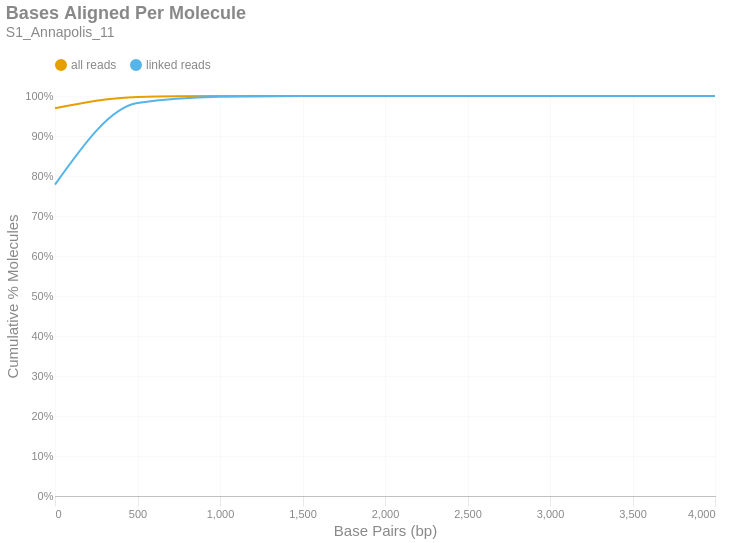

Notebook code for this chart:
### Markdown cell above
### Bases Aligned Per Molecule
This is a cumulative frequency distribution showing the number of base pairs aligned per unique molecule. These data are shown in 500 bp bins. There are two distributions: one with `all reads` (yellow) and another with only `linked reads` (blue). The percent of molecules in the `linked reads` distribution is relative to the total number of linked molecules.

### Code cell
if SKIPLR:
    print_html(f"Skipped")
else:
    binned_df = consolidated_hist(valids['aligned_bp'], mask, 500, True)
    with SafeRender(binned_df):
        (
            density_plot(binned_df, 'Bases Aligned Per Molecule', samplename, 'basesper')
            .encode(
                x=alt.X('bin:Q', title="Base Pairs (bp)").axis(tickMinStep=500).scale(padding=0),
                y=alt.Y('value:Q', title='Cumulative % Molecules')
                    .axis(format='%')
                    .scale(domain = [0,1])
                    .stack(False),
                color=alt.Color("key:N").scale(domain = ["all reads", "linked reads"]),
                tooltip = [
                    alt.Tooltip("key:N", title = "Data Type"),
                    alt.Tooltip("range_label:N", title="Bases Aligned Per Molecule"),
                    alt.Tooltip("value:Q", format = ".2%", title="% Molecules (Cum.)")
                ]
            )
        ).display()

### Figure 1 — Vega-Lite specification as saved in the notebook (floating-point values rounded to 4 significant figures)
{"width": "container", "height": 400, "config": {"title": {"anchor": "start", "dy": -15, "fontSize": 18, "color": "#888888", "subtitleColor": "#888888", "subtitleFontSize": 14}, "arc": {"fill": "#0072B2"}, "axis": {"domainColor": "#888888", "domainWidth": 0.5, "gridWidth": 0.2, "grid": false, "titleFontWeight": 400, "titleFontSize": 15, "labelFontSize": 11, "labelColor": "#888888", "tickColor": "#888888", "tickWidth": 0.2, "titleColor": "#888888"}, "axisBand": {"grid": false}, "axisX": {"grid": true, "tickSize": 10, "domainCap": "round"}, "axisY": {"domain": false, "grid": true, "tickSize": 0, "domainCap": "round"}, "background": "transparent", "header": {"labelFontSize": 15, "labelColor": "#888888", "titleFontSize": 15, "titleFontWeight": 600, "titleColor": "#888888"}, "legend": {"labelFont": "sans-serif", "labelFontSize": 12, "labelColor": "#888888", "symbolSize": 100, "symbolType": "circle", "titleFontSize": 12, "titlePadding": 10, "titleColor": "#888888", "title": null, "orient": "top"}, "range": {"category": ["#E69F00", "#56B4E9", "#009E73", "#F0E442", "#0072B2", "#D55E00", "#CC79A7", "#000000"], "diverging": ["#cfe8f3", "#a2d4ec", "#73bfe2", "#46abdb", "#1696d2", "#12719e"]}, "area": {"fill": "#0072B2", "fillOpacity": 0.7, "line": true, "strokeOpacity": 0.7}, "line": {"color": "#0072B2", "stroke": "#0072B2", "strokeWidth": 2}, "trail": {"color": "#0072B2", "stroke": "#0072B2", "strokeWidth": 0, "size": 1}, "point": {"filled": true, "fillOpacity": 1.0, "size": 95}, "text": {"color": "#888888", "fontSize": 11, "align": "right", "fontWeight": 400, "size": 11}, "bar": {"fill": "#0072B2", "stroke": null}, "view": {"stroke": null, "continuousWidth": 660, "continuousHeight": 400}}, "data": {"name": "data-afbc11f9d6da002a75e06b3bc911796e"}, "mark": {"type": "line", "interpolate": "monotone", "point": {"opacity": 0, "size": 275}}, "encoding": {"color": {"field": "key", "scale": {"domain": ["all reads", "linked reads"]}, "type": "nominal"}, "tooltip": [{"field": "key", "title": "Data Type", "type": "nominal"}, {"field": "range_label", "title": "Bases Aligned Per Molecule", "type": "nominal"}, {"field": "value", "format": ".2%", "title": "% Molecules (Cum.)", "type": "quantitative"}], "x": {"axis": {"tickMinStep": 500}, "field": "bin", "scale": {"padding": 0}, "title": "Base Pairs (bp)", "type": "quantitative"}, "y": {"axis": {"format": "%"}, "field": "value", "scale": {"domain": [0, 1]}, "stack": false, "title": "Cumulative % Molecules", "type": "quantitative"}}, "params": [{"name": "param_c36ac31b6afebe62", "select": {"type": "point", "fields": ["key"]}, "bind": "legend"}], "title": {"text": "Bases Aligned Per Molecule", "subtitle": "S1_Annapolis_11"}, "transform": [{"fold": ["all reads (cumsum)", "linked reads (cumsum)"]}, {"calculate": "replace(datum.key, ' (cumsum)', '')", "as": "key"}, {"filter": {"param": "param_c36ac31b6afebe62"}}], "usermeta": {"embedOptions": {"downloadFileName": "S1_Annapolis_11.basesper"}}, "$schema": "https://vega.github.io/schema/vega-lite/v6.1.0.json", "datasets": {"data-afbc11f9d6da002a75e06b3bc911796e": [{"bin": "0.0", "interval": "0.0-500.0", "all reads": 0.9692, "linked reads": 0.7785, "all reads (cumsum)": 0.9692, "linked reads (cumsum)": 0.7785, "range_label": "0-499"}, {"bin": "500.0", "interval": "500.0-1000.0", "all reads": 0.02839, "linked reads": 0.2039, "all reads (cumsum)": 0.9975, "linked reads (cumsum)": 0.9824, "range_label": "500-999"}, {"bin": "1000.0", "interval": "1000.0-1500.0", "all reads": 0.002192, "linked reads": 0.01569, "all reads (cumsum)": 0.9997, "linked reads (cumsum)": 0.9981, "range_label": "1000-1499"}, {"bin": "1500.0", "interval": "1500.0-2000.0", "all reads": 0.0002214, "linked reads": 0.001618, "all reads (cumsum)": 1.0, "linked reads (cumsum)": 0.9997, "range_label": "1500-1999"}, {"bin": "2000.0", "interval": "2000.0-2500.0", "all reads": 3.074e-05, "linked reads": 0.0002267, "all reads (cumsum)": 1.0, "linked reads (cumsum)": 0.9999, "range_label": "2000-2499"}, {"bin": "2500.0", "interval": "2500.0-3000.0", "all reads": 5.713e-06, "linked reads": 4.049e-05, "all reads (cumsum)": 1.0, "linked reads (cumsum)": 1.0, "range_label": "2500-2999"}, {"bin": "3000.0", "interval": "3000.0-3500.0", "all reads": 5.441e-07, "linked reads": 4.049e-06, "all reads (cumsum)": 1.0, "linked reads (cumsum)": 1.0, "range_label": "3000-3499"}, {"bin": "3500.0", "interval": "3500.0-4000.0", "all reads": 2.72e-07, "linked reads": 2.025e-06, "all reads (cumsum)": 1.0, "linked reads (cumsum)": 1.0, "range_label": "3500-3999"}, {"bin": "4000.0", "interval": "4000.0-4500.0", "all reads": 5.441e-07, "linked reads": 4.049e-06, "all reads (cumsum)": 1.0, "linked reads (cumsum)": 1.0, "range_label": "4000-4499"}]}}
